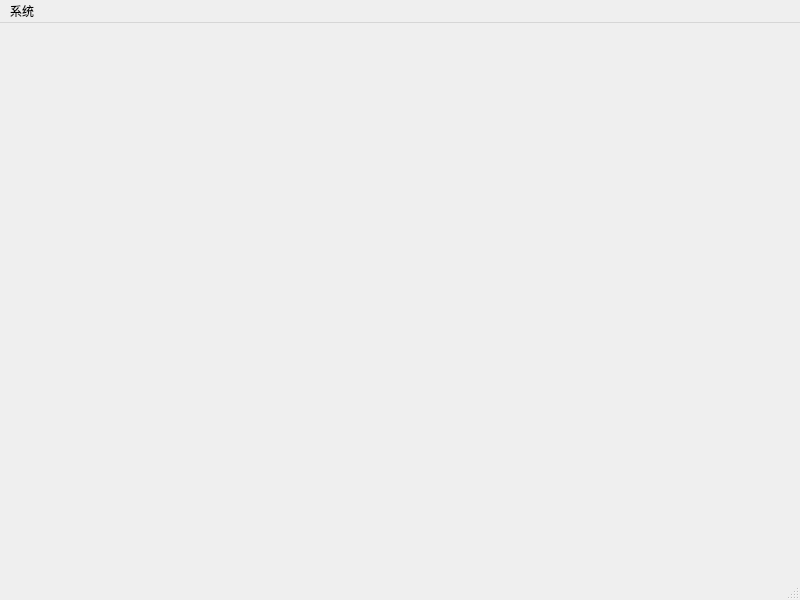
<?xml version="1.0" encoding="UTF-8"?>
<ui version="4.0">
 <class>MainWindow</class>
 <widget class="QMainWindow" name="MainWindow">
  <property name="geometry">
   <rect>
    <x>0</x>
    <y>0</y>
    <width>800</width>
    <height>600</height>
   </rect>
  </property>
  <property name="windowTitle">
   <string>MainWindow</string>
  </property>
  <widget class="QWidget" name="centralwidget"/>
  <widget class="QMenuBar" name="menubar">
   <property name="geometry">
    <rect>
     <x>0</x>
     <y>0</y>
     <width>800</width>
     <height>23</height>
    </rect>
   </property>
   <widget class="QMenu" name="menu">
    <property name="title">
     <string>系统</string>
    </property>
    <addaction name="actionDataInput"/>
    <addaction name="separator"/>
    <addaction name="actionExit"/>
   </widget>
   <addaction name="menu"/>
  </widget>
  <widget class="QStatusBar" name="statusbar"/>
  <action name="actionDataInput">
   <property name="text">
    <string>读取数据</string>
   </property>
  </action>
  <action name="actionExit">
   <property name="text">
    <string>退出</string>
   </property>
  </action>
 </widget>
 <resources/>
 <connections>
  <connection>
   <sender>actionExit</sender>
   <signal>triggered()</signal>
   <receiver>MainWindow</receiver>
   <slot>close()</slot>
   <hints>
    <hint type="sourcelabel">
     <x>-1</x>
     <y>-1</y>
    </hint>
    <hint type="destinationlabel">
     <x>399</x>
     <y>299</y>
    </hint>
   </hints>
  </connection>
 </connections>
</ui>
